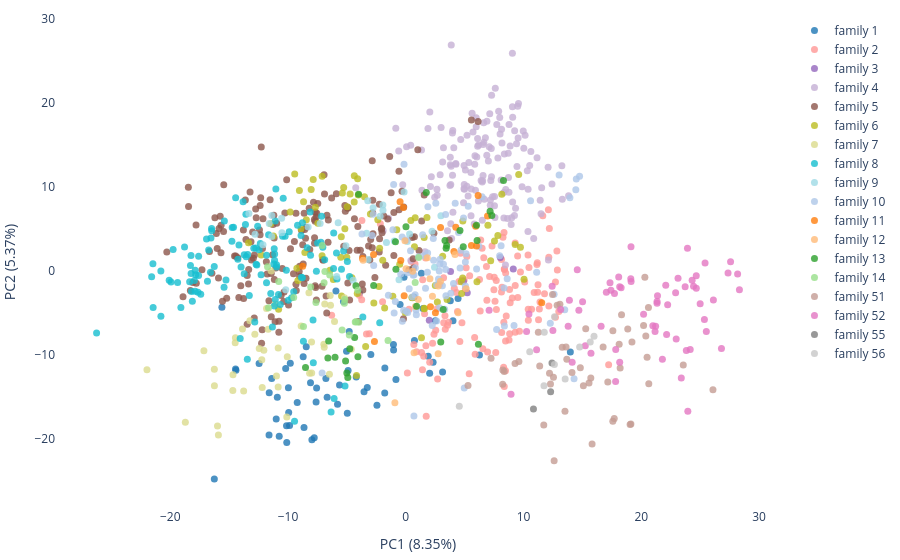

The notebook cell this image was saved under:
### Code cell
import plotly.graph_objects as go 

# Visualize pca 
OR_name = list(pca_df.index)

# Extract OR class from index
index_family = pd.Series(re.match(r'Or(\d+)', _OR).group(1) if re.match(r'Or(\d+)', _OR) else None for _OR in pca_df.index)

# Define colors for each class
colormap = cf.distinct_colors(np.unique(index_family), category='tab20')

# Plot
fig = go.Figure()

for _family in np.sort(np.unique(index_family).astype(int)): 
    subset = pca_df.reset_index(names='OR')[index_family == str(_family)]
    
    fig.add_trace(go.Scatter(
        x=subset['PCA_1'],  # First dimension
        y=subset['PCA_2'],  # Second dimension
        text=subset['OR'],    # Labels
        mode='markers',
        name= f'family {str(_family)}',
        marker=dict(
            color=colormap[str(_family)],
            size = 8, opacity=0.6
        )
    ))


fig.update_traces( marker=dict(size=7, opacity = 0.8))
fig.update_layout(xaxis_title = f'PC1 ({variance_ratio[0]*100:.2f}%)',
                  yaxis_title = f'PC2 ({variance_ratio[1]*100:.2f}%)',
                  margin=dict(r=10, l=10, b=10, t=10),
                  plot_bgcolor='white',  # set the plot background color to white
                  paper_bgcolor='white',  # set the paper background color to white
)
fig.show()
fig.write_html('../../output/ESM/PCA/Cbc_esm/PCA_Cbc_esm_family.html')
